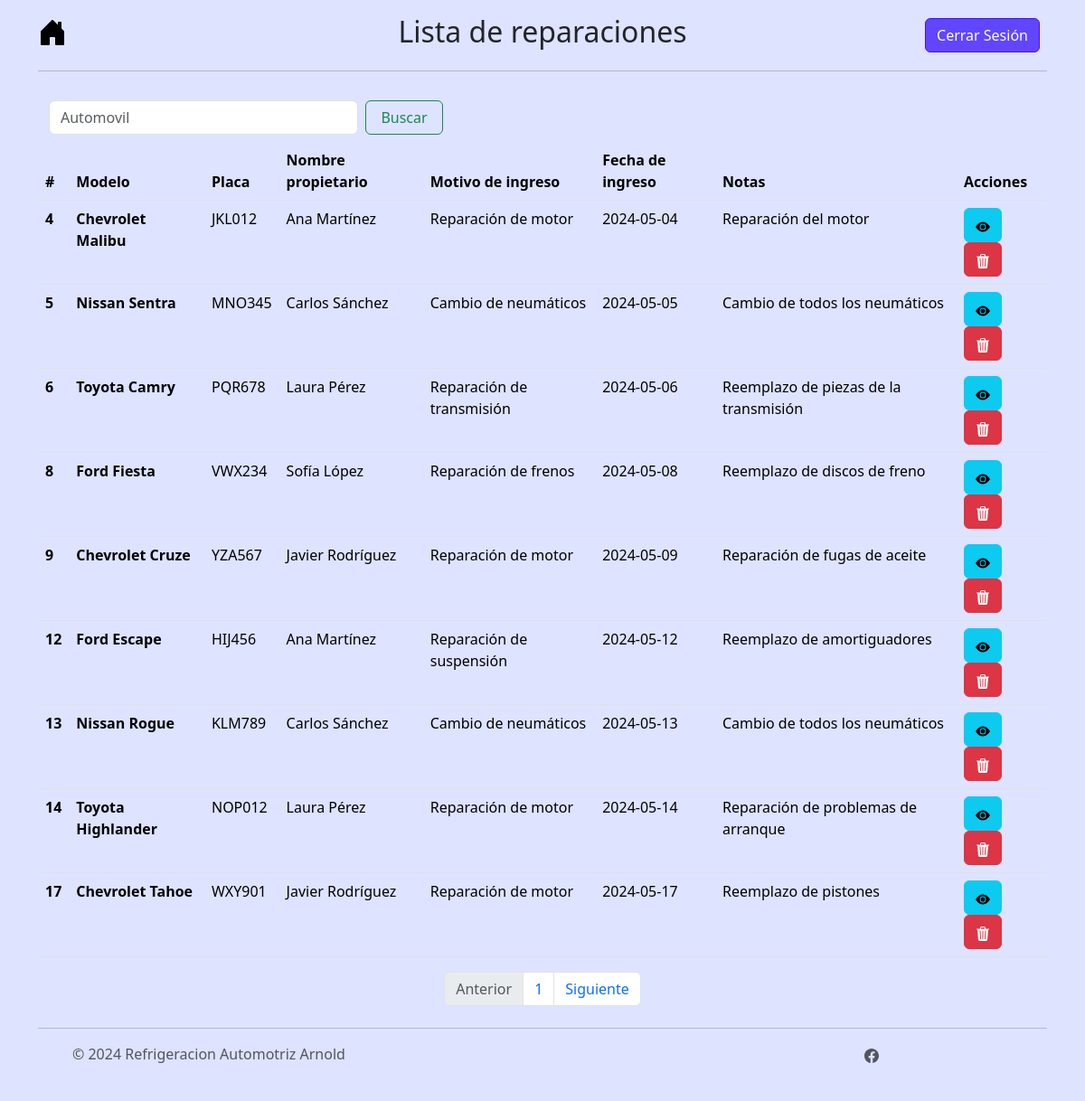
The page /menu/reparaciones/page (signed in) on the database its author committed.
### tables this page shows
CREATE TABLE automoviles (id_automovil INTEGER PRIMARY KEY AUTOINCREMENT NOT NULL, marca TEXT NOT NULL, modelo TEXT NOT NULL, placa TEXT UNIQUE NOT NULL, motivo_ingreso TEXT (150) NOT NULL, fecha_ingreso DATE NOT NULL, notas TEXT (255), estado TEXT NOT NULL DEFAULT "En espera", alta INTEGER DEFAULT (0) NOT NULL, nombre_propietario TEXT NOT NULL, telefono_propietario TEXT NOT NULL, correo_propietario TEXT NOT NULL, activo INTEGER NOT NULL DEFAULT (1), fecha_egreso TEXT, costo_total INTEGER, piezas_usadas TEXT, costo_mano_obra INTEGER);

### controller/reparaciones_controller.py (the view)
@app.route("/menu/reparaciones")
@app.route("/menu/reparaciones/page")
@app.route("/menu/reparaciones/page/<int:page>")
@login_required
def registro_reparaciones(page=1):
    rows = select_automovil_db(page)
    return render_template('menu_reparaciones.html', data=rows)

### controller/login_controller.py (called while the page is built)
@login_manager.user_loader
def load_user(user_id):
    return db.get_or_404(Users, user_id)

### model/reparaciones_model.py (called while the page is built)
def select_automovil_db(page):
    limit=10
    start = limit * (page - 1)
    alta = 1
    try:
        conn = sqlite3.connect("instance/arnold_autorefrigeraciones.db")
        c = conn.cursor()
        c.execute("SELECT * FROM automoviles WHERE alta = ? LIMIT ?, ?", (alta, start, limit))
        myresult = c.fetchall()
        insertObject = []
        columnNames = [column[0] for column in c.description]
        for record in myresult:
            insertObject.append(dict(zip(columnNames, record)))
        count = contar_automoviles_inavtivos_db()
        total_pages = ceil(int(count) / int(limit))
        conn.close()
        return [insertObject, total_pages]
    except sqlite3.Error as e:
        print("Error:", e)
        return None

def contar_automoviles_inavtivos_db():
    alta = 1
    try:
        conn = sqlite3.connect("instance/arnold_autorefrigeraciones.db")
        c = conn.cursor()
        c.execute("SELECT count(id_automovil) FROM automoviles WHERE alta = ?", (alta, ))
        count = c.fetchall()[0][0]
        return int(count)
    except Exception as e:
        return str(e)
    finally:
        if conn:
            conn.close()

### templates/menu_reparaciones.html (shortened to what this page needs)
{% extends 'base.html' %}
{% block styling %}
  {{ super() }}
  <link rel="stylesheet" href="/static/css/styles.css">
{% endblock %}
{% block nombre_menu %}Lista de reparaciones{% endblock %}
{% block content %}
<div class="container parent">
  <nav class="navbar">
    <div class="container-fluid">
      <form class="d-flex" role="search", action="{{url_for('select_reparacion_by_filter')}}", method="POST">
        <input class="form-control me-2 col-lg-3" type="search" placeholder="Automovil" aria-label="Search" name="filtro" required>
        <button class="btn btn-outline-success col-lg-3" type="submit">Buscar</button>
      </form>
    </div>
  </nav>
<div class="table-responsive bg-custom">
  <table class="table table-hover" id="tabla_automoviles">
    <thead class="thead-dark">
      <tr>
        <th scope="col">#</th>
        <th scope="col">Modelo</th>
        <th scope="col">Placa</th>
        <th scope="col">Nombre propietario</th>
        <th scope="col">Motivo de ingreso</th>
        <th scope="col">Fecha de ingreso</th>
        <th scope="col">Notas</th>
        <th scope="col">Acciones</th>
      </tr>
    </thead>
    <tbody>
      {% for automovil in data[0] %}
        <tr>
          <th>{{ automovil.id_automovil }}</th>
          <th>{{ automovil.modelo }}</th>
          <td>{{ automovil.placa}}</td>
          <td>{{ automovil.nombre_propietario }}</td>
          <td>{{ automovil.motivo_ingreso }}</td>
          <td>{{ automovil.fecha_ingreso }}</td>
          <td>{{ automovil.notas }}</td>
          <td>
            <button type="button" class="btn btn-info" data-bs-toggle="modal" data-bs-target="#modal_update{{automovil.id_automovil}}">
              <svg xmlns="http://www.w3.org/2000/svg" width="16" height="16" fill="currentColor" class="bi bi-eye-fill" viewBox="0 0 16 16">
                <path d="M10.5 8a2.5 2.5 0 1 1-5 0 2.5 2.5 0 0 1 5 0"/>
                <path d="M0 8s3-5.5 8-5.5S16 8 16 8s-3 5.5-8 5.5S0 8 0 8m8 3.5a3.5 3.5 0 1 0 0-7 3.5 3.5 0 0 0 0 7"/>
              </svg>
            </button>
            <button type="button" class="btn btn-danger" data-bs-toggle="modal" data-bs-target="#modal_delete{{automovil.id_automovil}}">
            </button>
          </td>
        </tr>
      {% endfor %}
      </tbody>
    </table>
  </div>
  <nav aria-label="Page navigation example">
    <ul class="pagination justify-content-center">
      <li class="page-item disabled">
        <a class="page-link">Anterior</a>
      </li>
      {% for i in range(data[1]) %}
        <li class="page-item"><a class="page-link" href="{{url_for('menu_automoviles', page=i+1)}}">{{i+1}}</a></li>
      {% endfor %}
      <li class="page-item">
        <a class="page-link" href="#">Siguiente</a>
      </li>
    </ul>
  </nav>
</div>
<div class="toast-container position-fixed bottom-0 end-0 p-3">
</div>
{% endblock %}

### static/css/styles.css (style rules this page uses)
.bg-custom, .bg-custom th, .bg-custom td { background-color: #DEE3FF !important; }

### rows shown on the page
automoviles: id_automovil "4", modelo "Chevrolet Malibu", placa "JKL012", nombre_propietario "Ana Martínez", motivo_ingreso "Reparación de motor", fecha_ingreso "2024-05-04", notas "Reparación del motor"
automoviles: id_automovil "5", modelo "Nissan Sentra", placa "MNO345", nombre_propietario "Carlos Sánchez", motivo_ingreso "Cambio de neumáticos", fecha_ingreso "2024-05-05", notas "Cambio de todos los neumáticos"
automoviles: id_automovil "6", modelo "Toyota Camry", placa "PQR678", nombre_propietario "Laura Pérez", motivo_ingreso "Reparación de transmisión", fecha_ingreso "2024-05-06", notas "Reemplazo de piezas de la transmisión"
automoviles: id_automovil "8", modelo "Ford Fiesta", placa "VWX234", nombre_propietario "Sofía López", motivo_ingreso "Reparación de frenos", fecha_ingreso "2024-05-08", notas "Reemplazo de discos de freno"
automoviles: id_automovil "9", modelo "Chevrolet Cruze", placa "YZA567", nombre_propietario "Javier Rodríguez", motivo_ingreso "Reparación de motor", fecha_ingreso "2024-05-09", notas "Reparación de fugas de aceite"
automoviles: id_automovil "12", modelo "Ford Escape", placa "HIJ456", nombre_propietario "Ana Martínez", motivo_ingreso "Reparación de suspensión", fecha_ingreso "2024-05-12", notas "Reemplazo de amortiguadores"
automoviles: id_automovil "13", modelo "Nissan Rogue", placa "KLM789", nombre_propietario "Carlos Sánchez", motivo_ingreso "Cambio de neumáticos", fecha_ingreso "2024-05-13", notas "Cambio de todos los neumáticos"
automoviles: id_automovil "14", modelo "Toyota Highlander", placa "NOP012", nombre_propietario "Laura Pérez", motivo_ingreso "Reparación de motor", fecha_ingreso "2024-05-14", notas "Reparación de problemas de arranque"
automoviles: id_automovil "17", modelo "Chevrolet Tahoe", placa "WXY901", nombre_propietario "Javier Rodríguez", motivo_ingreso "Reparación de motor", fecha_ingreso "2024-05-17", notas "Reemplazo de pistones"

### other values the page prints
{{ i+1 }} "1"
